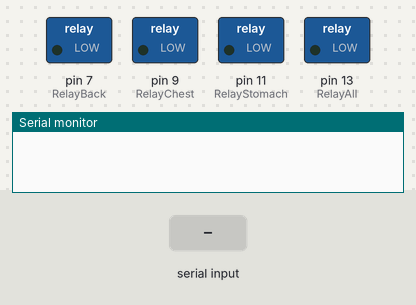
Simulated run of this sketch. Board: Arduino Uno, built with avr-gcc and run on an emulated ATmega328P. On the bench: switched loads named in the sketch (green lamp = pin HIGH), the last lines printed to the serial monitor. Inputs (shaded band) come from the test bench.

Above: at 1.2 s.
1.3 s: "a" received over Serial
At 2.5 s:
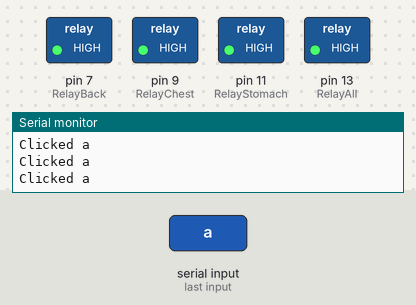
2.8 s: "b" received over Serial
At 3.3 s:
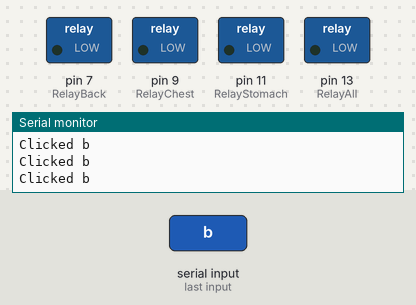
Timing chart, 0 to 5.8 s (numbered marks = the images above; inputs shaded):
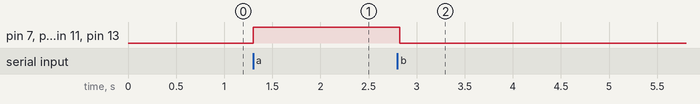

Measured:
- after the input at 1.3 s, pin 7 (RelayBack), pin 9 (RelayChest), pin 11 (RelayStomach), pin 13 (RelayAll): LOW → HIGH at once
- after the input at 2.8 s, pin 7 (RelayBack), pin 9 (RelayChest), pin 11 (RelayStomach), pin 13 (RelayAll): HIGH → LOW at once

The sketch:

Relay.ino
```cpp
//Deklarasi PIN
#define RelayBack 7
#define RelayChest 9
#define RelayStomach 11
#define RelayAll 13
const int b1 = 2;
bool relayState = LOW;
int count;
long lastMillis;
int command;

void setup() {
  Serial.begin(9600);
  pinMode(b1, INPUT_PULLUP);
  pinMode(RelayBack, OUTPUT);
  pinMode(RelayChest, OUTPUT);
  pinMode(RelayStomach, OUTPUT);
  pinMode(RelayAll, OUTPUT);
}

void loop() {
//  if (digitalRead(b1) == LOW) count++;
//  if (count == 2){
//    relayState =! relayState;
//    count = 0;
//  }
  if (Serial.available()) command = Serial.read();
//  Serial.println(command);
  if (command == 'a' ) {
    relayState = HIGH;
    Serial.println("Clicked a");
  }
  else if (command == 'b') {
    relayState = LOW;
    Serial.println("Clicked b");
  }
//  if (millis() - lastMillis > 5000){
//    relayState =! relayState;
//    lastMillis = millis();
//  }
//  Serial.println(relayState);
  digitalWrite(RelayChest, relayState);
  digitalWrite(RelayStomach, relayState);
  digitalWrite(RelayAll, relayState);
  digitalWrite(RelayBack, relayState);
}
```
